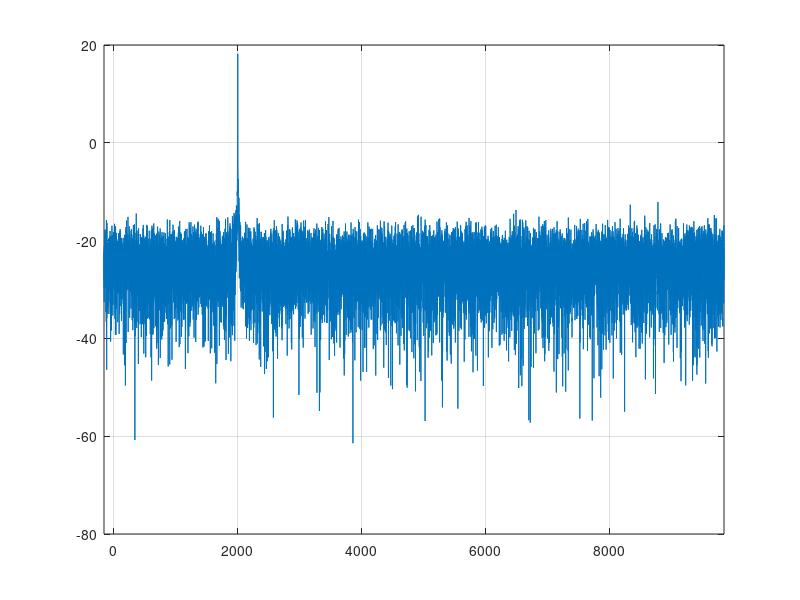
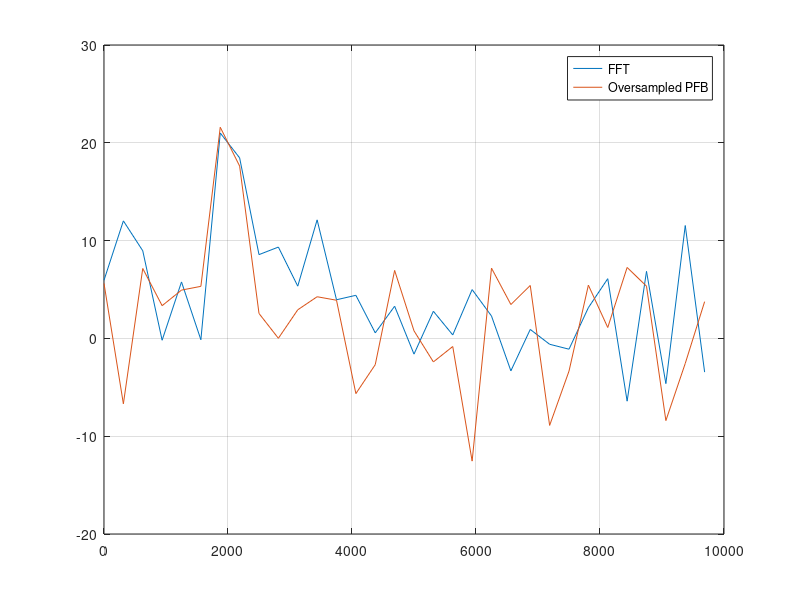

Write the MATLAB code that produced these figures, in order.
clearvars;
% streaming oversampled PFB simulation code

% Polyphase filterbank parameters
M = 32;  % Polyphase branches (NFFT)
L = 256; % Taps in prototype FIR filter
P = L/M; % Taps in branch of a polyphase FIR filter
D = 24;  % decimation rate (D <= M)

% Compute ifft shifting states
Nstates = 4; % numerator of simplest rational fraction M/D
shift_state = zeros(1,Nstates);

for n=0:Nstates-1
  shift_state(n+1) = mod(n*D, M);
end

% Design prototype LPF (Hanning window)
idx = -P/2*(M/D):1/D:(M/D)*P/2-1/D; % (M/D) 1/D to extend to the correct L length. Note: need to design the filter for the decimation rate D not the maximally sampled rate M in fact I really need to investiagate proper filter design here to get a super tight corner to achieve an image rejection as low as askap does of -60dB.
x = sinc(idx);
hann = hanning(L).';

h = x.*hann;

% Data generation
fs = 10e3;   % sample rate (Hz)
f  = 2e3;  % SOI frequency (Hz)
t = 2;       % simulation time (seconds)
T = 1/fs;    % sample period (seconds)

Nsamps = fs*t;
n = 0:Nsamps-1; % sample index

signal = 20/sqrt(2)*(cos(2*pi*f/fs*n) + 1j*sin(2*pi*f/fs*n));
noise = 10/sqrt(2)*(randn(1,Nsamps) + 1j*randn(1,Nsamps)); 

x = signal + noise;

% oversampled PFB processing
input_buffer = zeros(1,M);               % input ports on PFB
filter_state = zeros(1,L);               % memory of samples going through PFB
shift_buffer = zeros(1,L);               % circular shift buffer for oversampling correction.
ifft_buffer  = zeros(1,M);               % input ports to the FFT
pfb_output   = zeros(M ,ceil(Nsamps/D)); % Decimates by D, producing M channels (when D=M, maximally sampled PFB)

data_ptr = 1; % pointer to data location
output_ctr = 1;
while data_ptr < length(x)-D

  % rotate filter state and shift new samples in by decimation rate
  filter_state = circshift(filter_state, -D);
  filter_state(end-D+1:end) = x(data_ptr:data_ptr+D-1);
  %NOTE: The commented lines here would be how data could be shifted in a
  %sort of streaming 'serial' example where the data moves up the array
  %like a shift register instead of down like the orginal committed
  %version. This removes the L (filter_length) offset from the multiply
  %accumulate step of the polyphase filters and the index match the same as
  %the h filter (but it always could have matched because we are designing
  %here for a symmetric FIR filter -- it wouldn't be the case if the filter
  %were not symmetric I don't think).
%   filter_state = circshift(filter_state, D);
%   filter_state(1:D) = flip(x(data_ptr:data_ptr+D-1));
  data_ptr = data_ptr + D;
  
  % polyphase filter computation
  for m = 0:M-1
    for p = 0:P-1
      ifft_buffer(m+1) = ifft_buffer(m+1) + h(p*M+m+1)*filter_state(L-p*M-m);
%       ifft_buffer(m+1) = ifft_buffer(m+1) + h(p*M+m+1)*filter_state(p*M+m+1);
    end
  end

  % apply phase correction
  ifft_buffer = circshift(ifft_buffer, shift_state(1)); % always grab first element because we are rotating the shift_bufer
  shift_state = circshift(shift_state, 1);
  
  % ifft computation
  pfb_output(:, output_ctr) = ifft(ifft_buffer, M);
  ifft_buffer = zeros(1,M); % need to clear out the ifft buffer you dum dum
  output_ctr = output_ctr + 1;
end

% Second stage PFB (FFT for now)

% plot the output of the PFB compared to the FFT
offset = 8; % wait offset samples for output

figure(99);
X = fft(x(offset:offset+M), M)/M;
fbins = 0:M-1;
f = fbins*fs/M;
plot(f, 20*log10(abs(X)), f, 20*log10(abs((pfb_output(:,offset))))); grid on;
legend('FFT', 'Oversampled PFB');

% Second stage (fine channel mode) - forming a single spectrum for now, not
% averaging across multiple windows. This is the manefistation of the
% scalloping in the critically sampled case.
fs_decimated = fs/D; % decimated sample rate on the output of the pfb (Hz)
Nfft = 512;
fbins = 0:Nfft-1;

df = fs_decimated/Nfft; % bin width (Hz)
f = fbins*df;

hsov = fs/2*(1/D-1/M)/df; % half-sided overlap - bins to throw away on the right and left channels boundries
channel_bins = Nfft-hsov*2; % channels reamining after discarding overlapped regions.

full_pfb_spectrum = fftshift(fft(pfb_output(:, offset:Nfft+offset), Nfft, 2), 2)/Nfft; % apply the fft across the matrix
pfb_spectrum = full_pfb_spectrum(:, hsov:end-hsov-1);

% for m = 1:M
%   figure(2);
%   subplot(4,8,m);
%   fbins_corrected = ((m-1)-1/2)*(Nfft-2*hsov):((m-1)+1/2)*(Nfft-2*hsov)-1;
%   f_corrected = fbins_corrected*fs_decimated/Nfft;
%   plot(f_corrected, 20*log10(abs(pfb_spectrum(m,:)))); grid on;
%   xlim([min(f_corrected), max(f_corrected)]);
%   ylim([-60, 20]);
% end

figure(11);
os_pfb_stitch = reshape(pfb_spectrum.', [1, (Nfft-2*hsov)*M]);
fbins_os = (-Nfft/2+hsov-1):((M*Nfft-Nfft/2-1)-2*M*(hsov-1)-1);
f_os = fbins_os*fs_decimated/Nfft;
plot(f_os, 20*log10(abs(os_pfb_stitch))); grid on;
xlim([min(f_os), max(f_os)]);